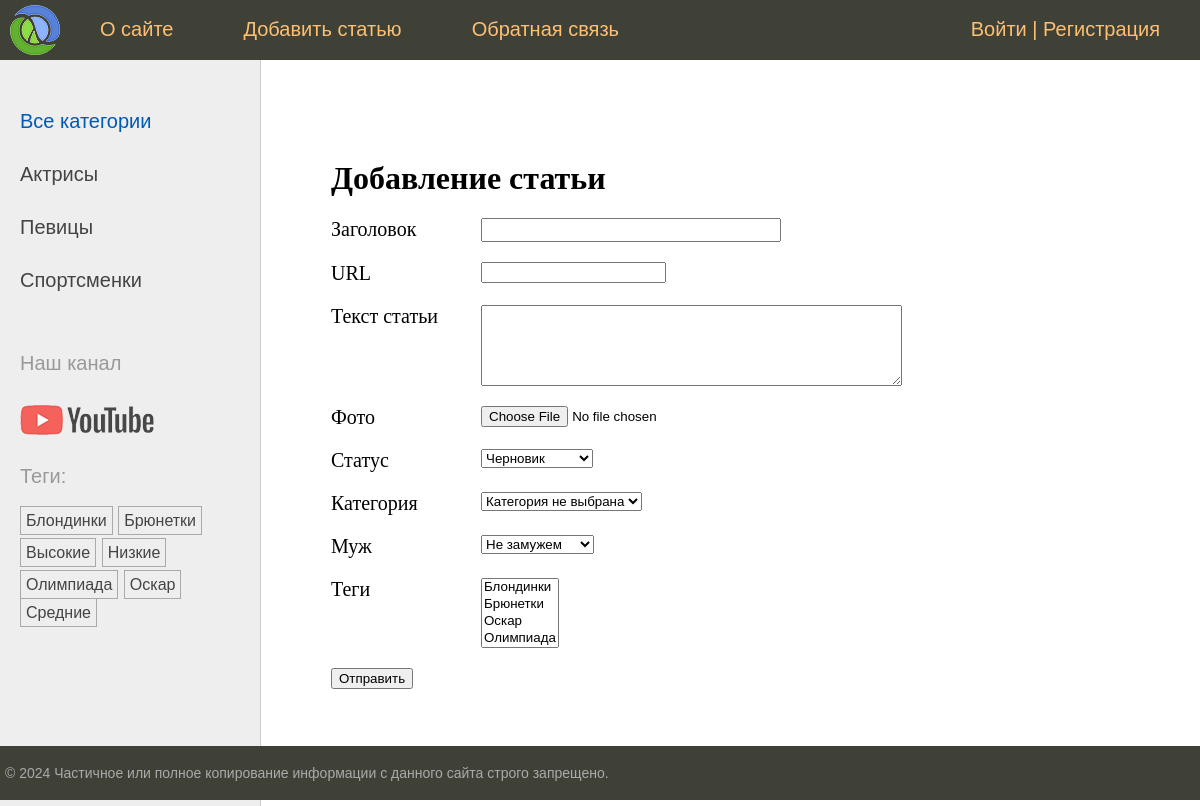
The page /addpage/ on the database its author committed.
### women/models.py (models this page shows)
class Category(models.Model):  # Модель Category в виде класса для связи many-to-one (нашей первичной модели category)
    name = models.CharField(max_length=100, db_index=True, verbose_name="Категория")  # имя категории + индекс-е поле
    slug = models.SlugField(max_length=255, unique=True, db_index=True)  # поле для обращения по slug + index
    class Meta:  # мета класс для вывода класса Category в админ панель
        verbose_name = "Категория"
        verbose_name_plural = "Категории"
    def __str__(self):  # метод вывода информации
        return self.name
    def get_absolute_url(self):  # метод для формирования URl адреса (см шаблон в list_categories.html)
        return reverse('category', kwargs={'cat_slug': self.slug})  # возвращает с помощью reverse маршрут по

class TagPost(models.Model):  # модель для тегов наследуем от класса Model
    tag = models.CharField(max_length=100, db_index=True)  # название тега(индексированное) + max длина 100 символов
    slug = models.SlugField(max_length=255, unique=True, db_index=True)  # поле для slug (уникален и индексирован)
    def __str__(self):  # метод для отображения названия тегов
        return self.tag
    def get_absolute_url(self):  # метод возвращает url для конкретного тега(также отвечает в админке-смотреть на сайте)
        return reverse('tag', kwargs={'tag_slug': self.slug})  # slug берется из бд и формируется маршрут

### women/views.py (the view)
# urls.py: path('addpage/', views.AddPage.as_view(), name='addpage'),  # маршр для поля с собств именем class AddPage + as_view
class AddPage(DataMixin, CreateView):  # Class типа (CreateView) использует спец переменную
    form_class = AddPostForm  # ссылка на сам класс AddPostForm(forms.py), а не на объект класса ()
    template_name = 'women/addpage.html'  # путь и имя используемого шаблона
    title_page = 'Добавление статьи'

### women/forms.py (shortened to what this page needs)
class AddPostForm(forms.ModelForm):  # класс связан с моделью (служит для автоматизации полей формы)
    cat = forms.ModelChoiceField(queryset=Category.objects.all(), empty_label="Категория не выбрана", label="Категория")
    husband = forms.ModelChoiceField(queryset=Husband.objects.all(), required=False, empty_label="Не замужем",
                                     label="Муж")  # empty_label - отображение надписи в пустом поле
    class Meta:  # вложенный класс Мета для привязки формы AddPostForm с моделью Women + имеет метод save()
        model = Women  # описывает связь формы с моделью Women
        fields = ['title', 'slug', 'content', 'photo', 'is_published', 'cat', 'husband', 'tags']  # все поля берутся из
        widgets = {  # виджеты для поля заголовок и текст статьи
            'title': forms.TextInput(attrs={'class': 'form-input'}),  # поле, вид заполнения, стиль оформл-ия form-input
            'content': forms.Textarea(attrs={'cols': 50, 'rows': 5}),  # поле, вид заполнителя, 50 символов, 5 рядов
        }
        labels = {'slug': 'URL'}  # поле Slug отображается с названием URL

### users/context_processors.py (called while the page is built)
def get_women_context(request):  # Конт-й шаблонный проц-р для отображения главного меню
    return {'mainmenu': menu}  # вернуть словарь и автоматически передать его во все шаблоны + переменная menu

### women/models.py (called while the page is built)
    def __str__(self):  # возвращает имя для наглядности
        return self.name

### women/templatetags/women_tags.py (called while the page is built)
@register.inclusion_tag('women/list_categories.html')  # inclusion тэг формирует шаблон и возвр-т фрагмент HTML-страницы
def show_categories(cat_selected=0):  # ф-я возвращает обработанную HTML-страницу
    cats = Category.objects.annotate(total=Count("posts")).filter(total__gt=0)  # вывод категорий, связанных с
    return {'cats': cats, 'cat_selected': cat_selected}  # возвращает список cats_db по переменной cats

@register.inclusion_tag('women/list_tags.html')  # шаблонный тег для отображения тегов в левом сайдбаре
def show_all_tags():
    return {'tags': TagPost.objects.annotate(total=Count("tags")).filter(total__gt=0)}  # возвращает теги из модели

### women/templates/women/addpage.html (shortened to what this page needs)
{% extends 'base.html' %}
{% block content %}
<h1>{{title}}</h1>
<form action="" method="post" enctype="multipart/form-data">
    {% for f in form %}
    <p><label class="form-label" for="{{ f.id_for_label }}">{{ f.label }}</label>{{ f }}</p>
    {% endfor %}
    <p><button type="submit">Отправить</button> </p>
</form>
{% endblock %}

### women/templates/women/list_categories.html
{% for cat in cats %}
{% if cat_id == cat_selected %}
<li class="selected">{{cat.name}}</li>
{% else %}
<li><a href="{{ cat.get_absolute_url }}">{{cat.name}}</a></li>
{% endif %}
{% endfor %}

### women/templates/women/list_tags.html
{% if tags %}
    <p>Теги:</p>
    <ul class="tags-list">
        {% for t in tags %}
        <li><a href="{{t.get_absolute_url}}">{{t.tag}}</a></li>
        {% endfor %}
    </ul>
{% endif %}

### women/static/women/css/styles.css (style rules this page uses)
html, body { font-family: 'Arial'; margin: 0; padding: 0; height: 100%; width: 100%; color: #444; }
a { color: #0059b2; text-decoration: none; }
.left-chapters ul { width: 230px; margin: 0; padding: 20px 10px 10px 20px; list-style: none; font-size: 20px; }
.left-chapters ul li { margin: 30px 0 0 0; color: #999; }
.left-chapters ul li a { color: #444; text-decoration: none; }
ul.tags-list { width: 100%; margin: 0; padding: 0; list-style: none; }
ul.tags-list li { margin: 0; padding: 0 0 10px; display: inline-block; }
ul.tags-list li a { padding: 5px; font-size: 16px; border: 1px solid #aaa; }
.content-text h1 { font-size: 32px; }
.form-input { width: 300px; font-size: 16px; }
.form-label { display: inline-block; min-width: 150px; vertical-align: top; }

### rows shown on the page
Category: name "Актрисы"
Category: name "Певицы"
Category: name "Спортсменки"
TagPost: tag "Блондинки"
TagPost: tag "Брюнетки"
TagPost: tag "Высокие"
TagPost: tag "Низкие"
TagPost: tag "Олимпиада"
TagPost: tag "Оскар"
TagPost: tag "Средние"

### other values the page prints
{{ m.title }} "О сайте" "Добавить статью" "Обратная связь"
{{ title }} "Добавление статьи"
{{ f.label }} "Заголовок" "URL" "Текст статьи" "Фото" "Статус" "Категория" "Муж" "Теги"
